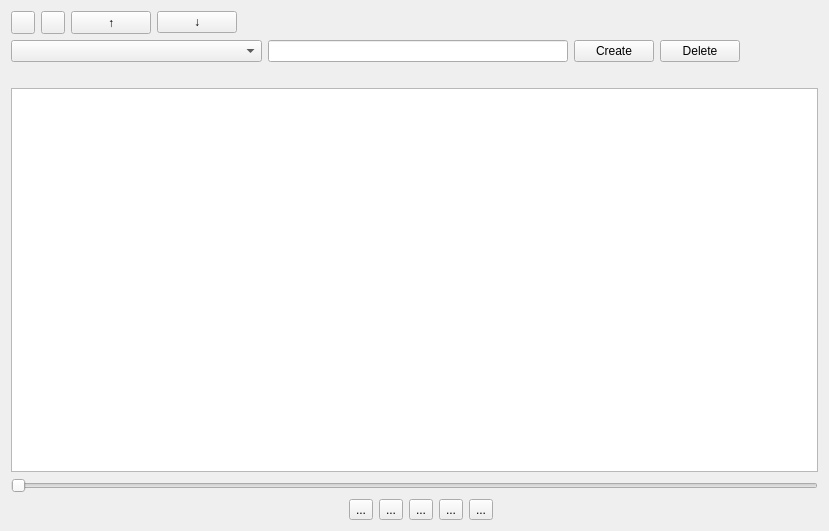
<?xml version="1.0" encoding="UTF-8"?>
<ui version="4.0">
 <class>Widget</class>
 <widget class="QWidget" name="Widget">
  <property name="geometry">
   <rect>
    <x>0</x>
    <y>0</y>
    <width>829</width>
    <height>531</height>
   </rect>
  </property>
  <property name="sizePolicy">
   <sizepolicy hsizetype="Fixed" vsizetype="Expanding">
    <horstretch>0</horstretch>
    <verstretch>0</verstretch>
   </sizepolicy>
  </property>
  <property name="windowTitle">
   <string>Simple Audio Player</string>
  </property>
  <layout class="QGridLayout" name="gridLayout">
   <item row="0" column="0" colspan="2">
    <layout class="QHBoxLayout" name="horizontalLayout_2">
     <item>
      <widget class="QToolButton" name="btn_add">
       <property name="icon">
        <iconset resource="buttons.qrc">
         <normaloff>:/buttons/plus.png</normaloff>:/buttons/plus.png</iconset>
       </property>
      </widget>
     </item>
     <item>
      <widget class="QToolButton" name="btn_delete">
       <property name="icon">
        <iconset resource="buttons.qrc">
         <normaloff>:/buttons/33.png</normaloff>:/buttons/33.png</iconset>
       </property>
      </widget>
     </item>
     <item>
      <widget class="QPushButton" name="upButton">
       <property name="sizePolicy">
        <sizepolicy hsizetype="Fixed" vsizetype="Fixed">
         <horstretch>0</horstretch>
         <verstretch>0</verstretch>
        </sizepolicy>
       </property>
       <property name="maximumSize">
        <size>
         <width>16777215</width>
         <height>60</height>
        </size>
       </property>
       <property name="text">
        <string>↑</string>
       </property>
      </widget>
     </item>
     <item>
      <widget class="QPushButton" name="downButton">
       <property name="sizePolicy">
        <sizepolicy hsizetype="Fixed" vsizetype="Fixed">
         <horstretch>0</horstretch>
         <verstretch>0</verstretch>
        </sizepolicy>
       </property>
       <property name="text">
        <string>↓</string>
       </property>
      </widget>
     </item>
     <item>
      <spacer name="horizontalSpacer_3">
       <property name="orientation">
        <enum>Qt::Horizontal</enum>
       </property>
       <property name="sizeHint" stdset="0">
        <size>
         <width>40</width>
         <height>20</height>
        </size>
       </property>
      </spacer>
     </item>
    </layout>
   </item>
   <item row="1" column="0" colspan="2">
    <layout class="QHBoxLayout" name="horizontalLayout">
     <item>
      <widget class="QComboBox" name="menu_playlists">
       <property name="sizePolicy">
        <sizepolicy hsizetype="Fixed" vsizetype="Fixed">
         <horstretch>0</horstretch>
         <verstretch>0</verstretch>
        </sizepolicy>
       </property>
       <property name="minimumSize">
        <size>
         <width>251</width>
         <height>0</height>
        </size>
       </property>
      </widget>
     </item>
     <item>
      <widget class="QLineEdit" name="lineListName">
       <property name="enabled">
        <bool>true</bool>
       </property>
       <property name="minimumSize">
        <size>
         <width>300</width>
         <height>0</height>
        </size>
       </property>
       <property name="inputMask">
        <string/>
       </property>
       <property name="text">
        <string/>
       </property>
       <property name="clearButtonEnabled">
        <bool>true</bool>
       </property>
      </widget>
     </item>
     <item>
      <widget class="QPushButton" name="btn_create_playlist">
       <property name="text">
        <string>Create</string>
       </property>
      </widget>
     </item>
     <item>
      <widget class="QPushButton" name="btn_delete_playlist">
       <property name="text">
        <string>Delete</string>
       </property>
      </widget>
     </item>
     <item>
      <spacer name="horizontalSpacer">
       <property name="orientation">
        <enum>Qt::Horizontal</enum>
       </property>
       <property name="sizeHint" stdset="0">
        <size>
         <width>37</width>
         <height>17</height>
        </size>
       </property>
      </spacer>
     </item>
    </layout>
   </item>
   <item row="2" column="0">
    <widget class="QLabel" name="currentTrack">
     <property name="text">
      <string/>
     </property>
    </widget>
   </item>
   <item row="3" column="0" colspan="2">
    <widget class="QTableView" name="playlistView"/>
   </item>
   <item row="4" column="0" colspan="2">
    <widget class="QSlider" name="durationSlider">
     <property name="enabled">
      <bool>true</bool>
     </property>
     <property name="minimumSize">
      <size>
       <width>300</width>
       <height>15</height>
      </size>
     </property>
     <property name="orientation">
      <enum>Qt::Horizontal</enum>
     </property>
    </widget>
   </item>
   <item row="5" column="1">
    <layout class="QHBoxLayout" name="horizontalLayout_4">
     <item>
      <spacer name="horizontalSpacer_2">
       <property name="orientation">
        <enum>Qt::Horizontal</enum>
       </property>
       <property name="sizeHint" stdset="0">
        <size>
         <width>40</width>
         <height>20</height>
        </size>
       </property>
      </spacer>
     </item>
     <item>
      <layout class="QHBoxLayout" name="horizontalLayout_3">
       <item>
        <widget class="QToolButton" name="btn_previous">
         <property name="text">
          <string>...</string>
         </property>
         <property name="icon">
          <iconset resource="buttons.qrc">
           <normaloff>:/buttons/skip-previous.png</normaloff>:/buttons/skip-previous.png</iconset>
         </property>
        </widget>
       </item>
       <item>
        <widget class="QToolButton" name="btn_stop">
         <property name="text">
          <string>...</string>
         </property>
         <property name="icon">
          <iconset resource="buttons.qrc">
           <normaloff>:/buttons/stop.png</normaloff>:/buttons/stop.png</iconset>
         </property>
        </widget>
       </item>
       <item>
        <widget class="QToolButton" name="btn_play">
         <property name="text">
          <string>...</string>
         </property>
         <property name="icon">
          <iconset resource="buttons.qrc">
           <normaloff>:/buttons/play.png</normaloff>:/buttons/play.png</iconset>
         </property>
        </widget>
       </item>
       <item>
        <widget class="QToolButton" name="btn_pause">
         <property name="text">
          <string>...</string>
         </property>
         <property name="icon">
          <iconset resource="buttons.qrc">
           <normaloff>:/buttons/pause.png</normaloff>:/buttons/pause.png</iconset>
         </property>
        </widget>
       </item>
       <item>
        <widget class="QToolButton" name="btn_next">
         <property name="text">
          <string>...</string>
         </property>
         <property name="icon">
          <iconset resource="buttons.qrc">
           <normaloff>:/buttons/skip-next.png</normaloff>:/buttons/skip-next.png</iconset>
         </property>
        </widget>
       </item>
      </layout>
     </item>
     <item>
      <spacer name="horizontalSpacer_4">
       <property name="orientation">
        <enum>Qt::Horizontal</enum>
       </property>
       <property name="sizeHint" stdset="0">
        <size>
         <width>40</width>
         <height>20</height>
        </size>
       </property>
      </spacer>
     </item>
    </layout>
   </item>
  </layout>
 </widget>
 <layoutdefault spacing="6" margin="11"/>
 <resources>
  <include location="buttons.qrc"/>
 </resources>
 <connections/>
</ui>
